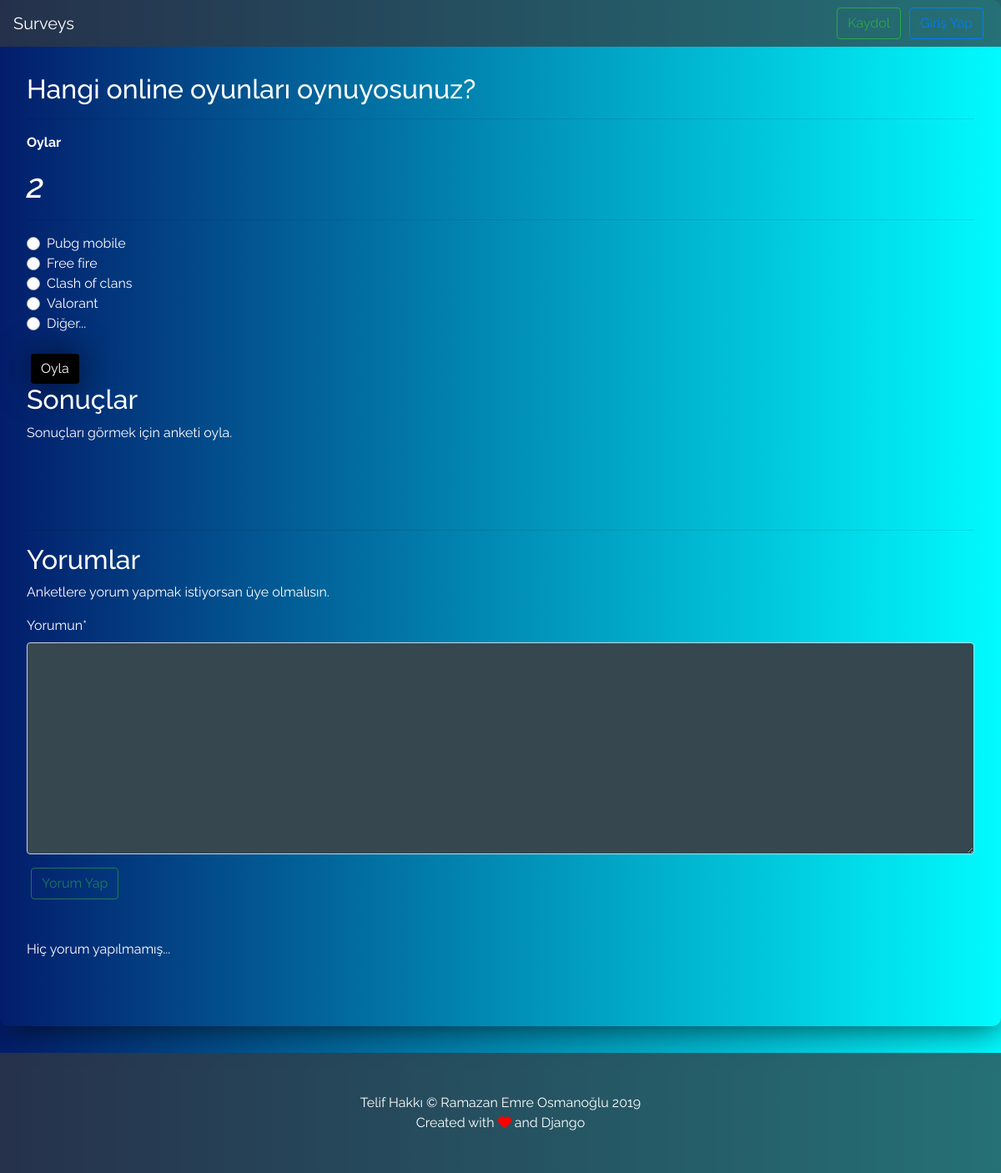
Screenshot of /polls/hangi-online-oyunlari-oynuyosunuz/ with the database file from the repository.
### polls/models.py (models this page shows, shortened)
class Poll(models.Model):
    title = models.CharField(max_length=200, verbose_name="Başlık", unique=True)
    author = models.ForeignKey(User, on_delete=models.CASCADE)
    date = models.DateTimeField(default=now, verbose_name="Tarih")
    explanation = models.TextField(verbose_name="Açıklama", null=True, blank=True)
    slug = models.SlugField(unique=True, editable=False, max_length=130)
    choices = models.ManyToManyField(Choice, verbose_name="Seçenekler")
    comments = models.ManyToManyField(Comment, verbose_name="Yorumlar", blank=True)
    class Meta:
        verbose_name = "Anket"
        verbose_name_plural = "Anketler"
        ordering = ["-date"]

class Choice(models.Model):
    text = models.CharField(max_length=200, verbose_name="Metin")
    votes = models.PositiveIntegerField(default=0)
    voters = models.ManyToManyField(User, blank=True)
    visitor_voters = models.ManyToManyField(VisitorIPAddressModel, blank=True)
    class Meta:
        verbose_name = "Seçenekler"
        verbose_name_plural = "Seçenekler"

### polls/views.py (the view, shortened to what this page needs)
# urls.py: url(r"^(?P<slug>[\w-]+)/$", views.DetailView.as_view(), name="detail"),
class DetailView(View):
    post = None
    context = dict()
    choices = None
    comments = None
    request = None
    def end(self):
        return render(
            self.request,
            "polls/detail.html",
            context=self.context,
        )
    def is_voted_not_auth(self):
        voted = bool()
        for i in self.choices:
            for x in i.visitor_voters.all():
                if x.ip == self.ip:
                    voted = True
        return voted
    def get(self, request, slug):
        self.start(request, slug)
        return self.end()
    def post(self, request, slug):
        self.start(request, slug)
        if request.user.is_authenticated:
            return self.authenticated_post()
        else:
            return self.not_authenticated_post()
    def start(self, request, slug):
        self.poll = get_object_or_404(models.Poll, slug=slug)
        self.comments = self.poll.comments.all()
        self.choices = self.poll.choices.all()
        self.votesn = 0
        for i in self.choices:
            self.votesn += i.votes
        for i in self.choices:
            if i.votes != 0:
                i.percent = int((i.votes*100) / self.votesn)
            else:
                i.percent = 0
        self.context.update(
            poll=self.poll,
            comments=self.comments,
            choices=self.choices,
            votesn=self.votesn,
        )
        self.request = request
        self.context.setdefault("comment_form", CommentForm())
        if request.user.is_authenticated:
            self.context.update(
                auth=True,
                voted=self.is_voted_auth(),
            )
        else:
            self.ip = get_client_ip(request)
            self.context.update(
                auth=False,
                voted=self.is_voted_not_auth(),
            )

### polls/views.py
class CommentForm(forms.Form):
    if not settings.DEBUG:
        captcha = ReCaptchaField()
    comment_content = forms.CharField(widget=forms.Textarea, label="Yorumun", min_length=10, max_length=300)

### pages/context_processor.py (called while the page is built)
def func(request):
    datas = Page.objects.filter(is_it_in_navbar=True)
    context = dict(
        NAV_PAGES=datas,
    )
    return context

### polls/views.py (called while the page is built)
def get_client_ip(request):
    x_forwarded_for = request.META.get('HTTP_X_FORWARDED_FOR')
    if x_forwarded_for:
        ip = x_forwarded_for.split(',')[-1].strip()
    else:
        ip = request.META.get('REMOTE_ADDR')
    return ip

### templates/polls/detail.html (shortened to what this page needs)
{% extends 'base.html' %}
{% load crispy_forms_tags %}
{% block content %}
{% if auth %}
{% include 'auth_navbar.html' %}
{% else %}
{% include 'defnavbar.html' %}
{% endif %}
    <br>
<h2>{{ poll.title }}</h2>
    <hr>
<p><strong>Oylar</strong></p>
    <h1> <i>{{ votesn }}</i></h1>
    <hr>
<form method="post">
    {% for choice in choices %}
    <div class="custom-control custom-radio">
      <label class="custom-control-label" for="{{ choice.text }}">
          {{ choice.text }}
      </label>
    </div>
    {% endfor %}
    <br>
    <button class="btn btn-black" type="submit" {% if voted %} disabled {% endif %}>Oyla</button>
</form>
<h2>Sonuçlar</h2>
{% if not voted %}
<p>Sonuçları görmek için anketi oyla.</p>
{% endif %}
<br><br><br>
<hr>
    <h2>Yorumlar</h2>
    {% if not auth %}
    <p> Anketlere yorum yapmak istiyorsan üye olmalısın. </p>
    {% endif %}
<form method="post">
    <div class="form-group">
        {{ comment_form|crispy }}
    </div>
    <button type="submit" class="btn btn-outline-success" {% if not auth %} disabled {% endif %}>Yorum Yap</button>
</form>
<br><br>
{% for comment in comments %}
<div class="card bg-transparent comment-card">
    <div class="card-body">
        {{ comment.text }}
        <br><small>@{{ comment.author.username }}</small>
    </div>
</div>
{% empty %}
<p> Hiç yorum yapılmamış... </p>
{% endfor %}
{% endblock %}

### rows the page displays
Poll: title "Hangi online oyunları oynuyosunuz?"
Choice: text "Pubg mobile"
Choice: text "Free fire"
Choice: text "Clash of clans"
Choice: text "Valorant"
Choice: text "Diğer..."

### other values shown
{{ votesn }} "2"
